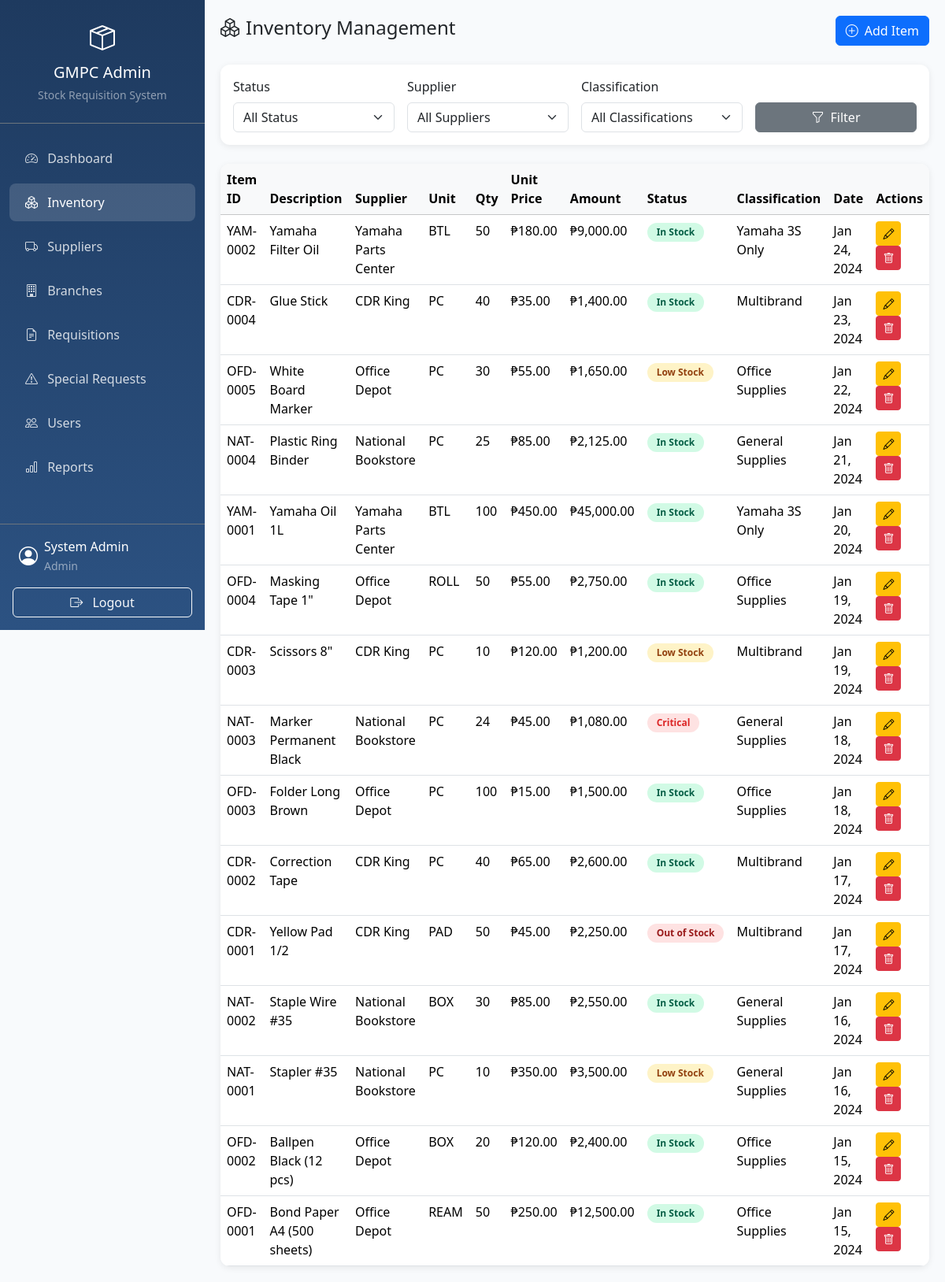
The page /admin/inventory.php (signed in) on the database its author committed.
### tables this page shows
CREATE TABLE inventory (
    id INT AUTO_INCREMENT PRIMARY KEY,
    item_id VARCHAR(50) UNIQUE NOT NULL,
    supplier_id INT NOT NULL,
    date DATE NOT NULL,
    description VARCHAR(500) NOT NULL,
    unit VARCHAR(50) NOT NULL,
    qty INT NOT NULL DEFAULT 0,
    unit_price DECIMAL(10,2) NOT NULL DEFAULT 0,
    amount DECIMAL(10,2) NOT NULL DEFAULT 0,
    total_running_stocks INT NOT NULL DEFAULT 0,
    status ENUM('In Stock', 'Low Stock', 'Out of Stock', 'Critical') DEFAULT 'In Stock',
    classification ENUM('Multibrand', 'Yamaha 3S Only', 'General Supplies', 'Office Supplies') DEFAULT 'General Supplies',
    created_at TIMESTAMP DEFAULT CURRENT_TIMESTAMP,
    updated_at TIMESTAMP DEFAULT CURRENT_TIMESTAMP ON UPDATE CURRENT_TIMESTAMP,
    FOREIGN KEY (supplier_id) REFERENCES suppliers(id) ON DELETE CASCADE
);

CREATE TABLE suppliers (
    id INT AUTO_INCREMENT PRIMARY KEY,
    name VARCHAR(255) NOT NULL,
    contact_person VARCHAR(255) DEFAULT NULL,
    phone VARCHAR(50) DEFAULT NULL,
    email VARCHAR(255) DEFAULT NULL,
    address TEXT DEFAULT NULL,
    classification ENUM('Multibrand', 'Yamaha 3S Only', 'General Supplies', 'Office Supplies') DEFAULT 'General Supplies',
    is_active TINYINT(1) DEFAULT 1,
    created_at TIMESTAMP DEFAULT CURRENT_TIMESTAMP,
    updated_at TIMESTAMP DEFAULT CURRENT_TIMESTAMP ON UPDATE CURRENT_TIMESTAMP
);

### admin/inventory.php (the view, shortened to what this page needs)
<?php
require_once '../config/db.php';
$inventory = $conn->query("
    SELECT i.*, s.name as supplier_name
    FROM inventory i
    LEFT JOIN suppliers s ON i.supplier_id = s.id
    ORDER BY i.id DESC
");
include '../includes/header.php';
include 'sidebar.php';
?>
<div class="main-content">
    <div class="d-flex justify-content-between align-items-center mb-4">
        <h4><i class="bi bi-boxes me-2"></i>Inventory Management</h4>
        <button class="btn btn-primary" data-bs-toggle="modal" data-bs-target="#addItemModal">
            <i class="bi bi-plus-circle me-2"></i>Add Item
        </button>
    </div>
    <div class="card mb-4">
        <div class="card-body">
            <form method="GET" class="row g-3">
                <div class="col-md-3">
                    <label class="form-label">Status</label>
                    <select class="form-select" name="status">
                        <option value="">All Status</option>
                    </select>
                </div>
                <div class="col-md-3">
                    <label class="form-label">Supplier</label>
                    <select class="form-select" name="supplier">
                        <option value="">All Suppliers</option>
                    </select>
                </div>
                <div class="col-md-3">
                    <label class="form-label">Classification</label>
                    <select class="form-select" name="classification">
                        <option value="">All Classifications</option>
                    </select>
                </div>
                <div class="col-md-3">
                    <label class="form-label">&nbsp;</label>
                    <button type="submit" class="btn btn-secondary w-100"><i class="bi bi-funnel me-2"></i>Filter</button>
                </div>
            </form>
        </div>
    </div>
    <div class="card table-card">
        <div class="card-body p-0">
            <div class="table-responsive">
                <table class="table table-hover mb-0" id="inventoryTable">
                    <thead class="table-light">
                        <tr>
                            <th>Item ID</th>
                            <th>Description</th>
                            <th>Supplier</th>
                            <th>Unit</th>
                            <th>Qty</th>
                            <th>Unit Price</th>
                            <th>Amount</th>
                            <th>Status</th>
                            <th>Classification</th>
                            <th>Date</th>
                            <th>Actions</th>
                        </tr>
                    </thead>
                    <tbody>
                        <?php while ($row = $inventory->fetch_assoc()): ?>
                        <tr>
                            <td><?= $row['item_id'] ?></td>
                            <td><?= $row['description'] ?></td>
                            <td><?= $row['supplier_name'] ?? 'N/A' ?></td>
                            <td><?= $row['unit'] ?></td>
                            <td><?= $row['qty'] ?></td>
                            <td>₱<?= number_format($row['unit_price'], 2) ?></td>
                            <td>₱<?= number_format($row['amount'], 2) ?></td>
                            <td>
                                <span class="badge status-badge status-<?= strtolower(str_replace(' ', '-', $row['status'])) ?>">
                                    <?= $row['status'] ?>
                                </span>
                            </td>
                            <td><?= $row['classification'] ?></td>
                            <td><?= date('M d, Y', strtotime($row['date'])) ?></td>
                            <td>
                                <button class="btn btn-sm btn-warning" data-bs-toggle="modal" data-bs-target="#editItemModal<?= $row['id'] ?>">
                                    <i class="bi bi-pencil"></i>
                                </button>
                                <form method="POST" class="d-inline" onsubmit="return confirmDelete()">
                                    <button type="submit" class="btn btn-sm btn-danger"><i class="bi bi-trash"></i></button>
                                </form>
                            </td>
                        </tr>
                        <?php endwhile; ?>
                    </tbody>
                </table>
            </div>
        </div>
    </div>
</div>
<?php include '../includes/footer.php'; ?>

### includes/header.php (style rules this page uses)
:root { --sidebar-width: 260px; }
body { background-color: #f8fafc; }
.main-content { margin-left: var(--sidebar-width); padding: 20px; min-height: 100vh; }
.card { border: none; border-radius: 12px; box-shadow: 0 2px 8px rgba(0,0,0,0.08); }
.table-card { border-radius: 12px; overflow: hidden; }
.status-badge { padding: 6px 12px; border-radius: 20px; font-size: 0.75rem; font-weight: 600; }
.status-in-stock { background: #d1fae5; color: #065f46; }
.status-low-stock { background: #fef3c7; color: #92400e; }
.status-out-of-stock { background: #fee2e2; color: #991b1b; }
.status-critical { background: #fee2e2; color: #dc2626; }

### rows shown on the page
inventory: item "YAM-0002", description "Yamaha Filter Oil", supplier.name "Yamaha Parts Center", unit "BTL", qty "50", unit_price "180.00", amount "9,000.00", status "In Stock", classification "Yamaha 3S Only", date "Jan 24, 2024"
inventory: item "CDR-0004", description "Glue Stick", supplier.name "CDR King", unit "PC", qty "40", unit_price "35.00", amount "1,400.00", status "In Stock", classification "Multibrand", date "Jan 23, 2024"
inventory: item "OFD-0005", description "White Board Marker", supplier.name "Office Depot", unit "PC", qty "30", unit_price "55.00", amount "1,650.00", status "Low Stock", classification "Office Supplies", date "Jan 22, 2024"
inventory: item "NAT-0004", description "Plastic Ring Binder", supplier.name "National Bookstore", unit "PC", qty "25", unit_price "85.00", amount "2,125.00", status "In Stock", classification "General Supplies", date "Jan 21, 2024"
inventory: item "YAM-0001", description "Yamaha Oil 1L", supplier.name "Yamaha Parts Center", unit "BTL", qty "100", unit_price "450.00", amount "45,000.00", status "In Stock", classification "Yamaha 3S Only", date "Jan 20, 2024"
inventory: item "OFD-0004", description "Masking Tape 1\"", supplier.name "Office Depot", unit "ROLL", qty "50", unit_price "55.00", amount "2,750.00", status "In Stock", classification "Office Supplies", date "Jan 19, 2024"
inventory: item "CDR-0003", description "Scissors 8\"", supplier.name "CDR King", unit "PC", qty "10", unit_price "120.00", amount "1,200.00", status "Low Stock", classification "Multibrand", date "Jan 19, 2024"
inventory: item "NAT-0003", description "Marker Permanent Black", supplier.name "National Bookstore", unit "PC", qty "24", unit_price "45.00", amount "1,080.00", status "Critical", classification "General Supplies", date "Jan 18, 2024"
inventory: item "OFD-0003", description "Folder Long Brown", supplier.name "Office Depot", unit "PC", qty "100", unit_price "15.00", amount "1,500.00", status "In Stock", classification "Office Supplies", date "Jan 18, 2024"
inventory: item "CDR-0002", description "Correction Tape", supplier.name "CDR King", unit "PC", qty "40", unit_price "65.00", amount "2,600.00", status "In Stock", classification "Multibrand", date "Jan 17, 2024"
inventory: item "CDR-0001", description "Yellow Pad 1/2", supplier.name "CDR King", unit "PAD", qty "50", unit_price "45.00", amount "2,250.00", status "Out of Stock", classification "Multibrand", date "Jan 17, 2024"
inventory: item "NAT-0002", description "Staple Wire #35", supplier.name "National Bookstore", unit "BOX", qty "30", unit_price "85.00", amount "2,550.00", status "In Stock", classification "General Supplies", date "Jan 16, 2024"
inventory: item "NAT-0001", description "Stapler #35", supplier.name "National Bookstore", unit "PC", qty "10", unit_price "350.00", amount "3,500.00", status "Low Stock", classification "General Supplies", date "Jan 16, 2024"
inventory: item "OFD-0002", description "Ballpen Black (12 pcs)", supplier.name "Office Depot", unit "BOX", qty "20", unit_price "120.00", amount "2,400.00", status "In Stock", classification "Office Supplies", date "Jan 15, 2024"
inventory: item "OFD-0001", description "Bond Paper A4 (500 sheets)", supplier.name "Office Depot", unit "REAM", qty "50", unit_price "250.00", amount "12,500.00", status "In Stock", classification "Office Supplies", date "Jan 15, 2024"

### other values the page prints
$_SESSION['name'] "System Admin"
$_SESSION['role'] "Admin"
